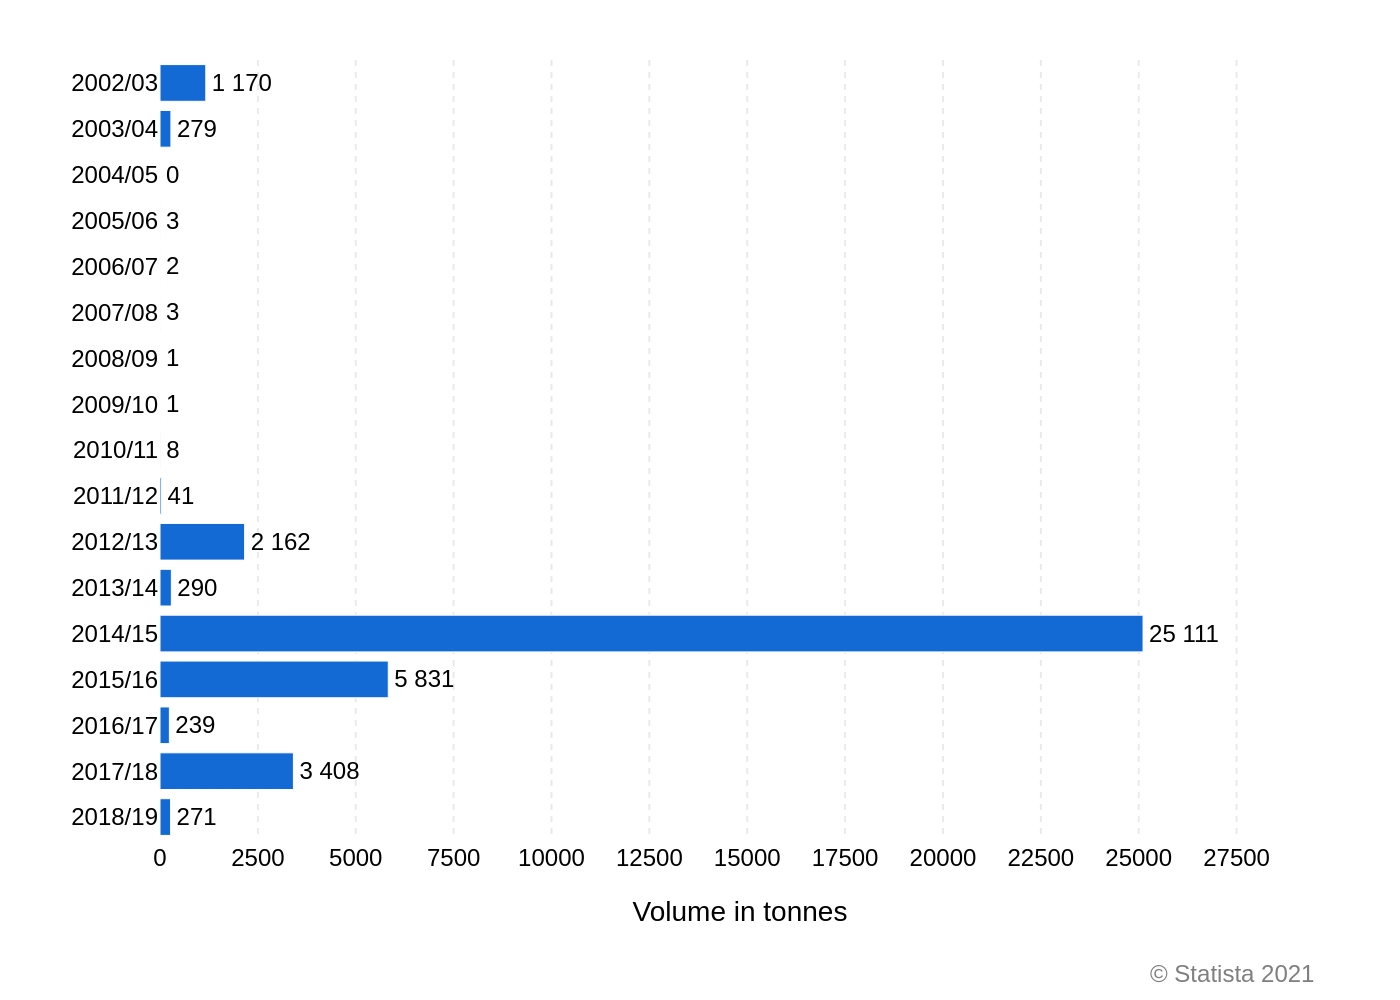

Generate this figure with Python:
import sys
import json
import plotly.graph_objects as go
import pathlib

# Check for command-line argument
if len(sys.argv) != 2:
    print("Usage: python generate_chart.py <json_file_path>")
    sys.exit(1)

# Get JSON file path from command-line argument
json_file_path = sys.argv[1]

# Read data from the specified JSON file
try:
    with open(json_file_path, 'r', encoding='utf-8') as f:
        chart_config = json.load(f)
except FileNotFoundError:
    print(f"Error: JSON file not found at '{json_file_path}'")
    sys.exit(1)
except json.JSONDecodeError:
    print(f"Error: Could not decode JSON from '{json_file_path}'")
    sys.exit(1)

# Extract data and texts from the JSON object
chart_data = chart_config.get('chart_data', [])
texts = chart_config.get('texts', {})
colors = chart_config.get('colors', [])

# Prepare data for Plotly
# The order is reversed to match the visual top-to-bottom order of the original chart
categories = [d['category'] for d in reversed(chart_data)]
values = [d['value'] for d in reversed(chart_data)]

# Format text labels with a space for thousands separator
formatted_texts = [f"{v:,}".replace(",", " ") if v != 0 else "0" for v in values]

# Create the figure
fig = go.Figure()

# Add the bar trace
fig.add_trace(go.Bar(
    y=categories,
    x=values,
    orientation='h',
    marker_color=colors[0] if colors else '#1f77b4',
    text=formatted_texts,
    textposition='outside',
    cliponaxis=False,  # Prevents text from being clipped at the chart edge
    textfont=dict(
        family="Arial",
        size=12,
        color='black'
    )
))

# Update layout for a clean and accurate look
fig.update_layout(
    template="plotly_white",
    font=dict(family="Arial", size=12, color="black"),
    margin=dict(l=80, r=40, t=30, b=80),
    showlegend=False,
    xaxis=dict(
        title=texts.get('x_axis_title'),
        showgrid=True,
        gridcolor='#EAEAEA',
        griddash='dot',
        zeroline=False,
        showline=False,
        range=[0, max(values) * 1.18],  # Add padding for outside text
        dtick=2500
    ),
    yaxis=dict(
        showgrid=False,
        zeroline=False
    ),
    separators='.,' # Use a dot for decimal and a comma for thousands (default) for engine, formatting is done on text
)

# Manually format x-axis tick labels to use spaces
fig.update_xaxes(tickformat=" ,.0f", tickfont=dict(size=12))

# Add source annotation
if texts.get('source'):
    fig.add_annotation(
        text=texts['source'],
        xref="paper", yref="paper",
        x=1.0, y=-0.15,
        xanchor='right', yanchor='top',
        showarrow=False,
        font=dict(size=12, color="#7f7f7f")
    )

# Define output filename based on the input JSON filename
base_filename = pathlib.Path(json_file_path).stem
output_filename = f"{base_filename}.png"

# Write the image file
fig.write_image(output_filename, scale=2)

print(f"Chart saved to {output_filename}")
